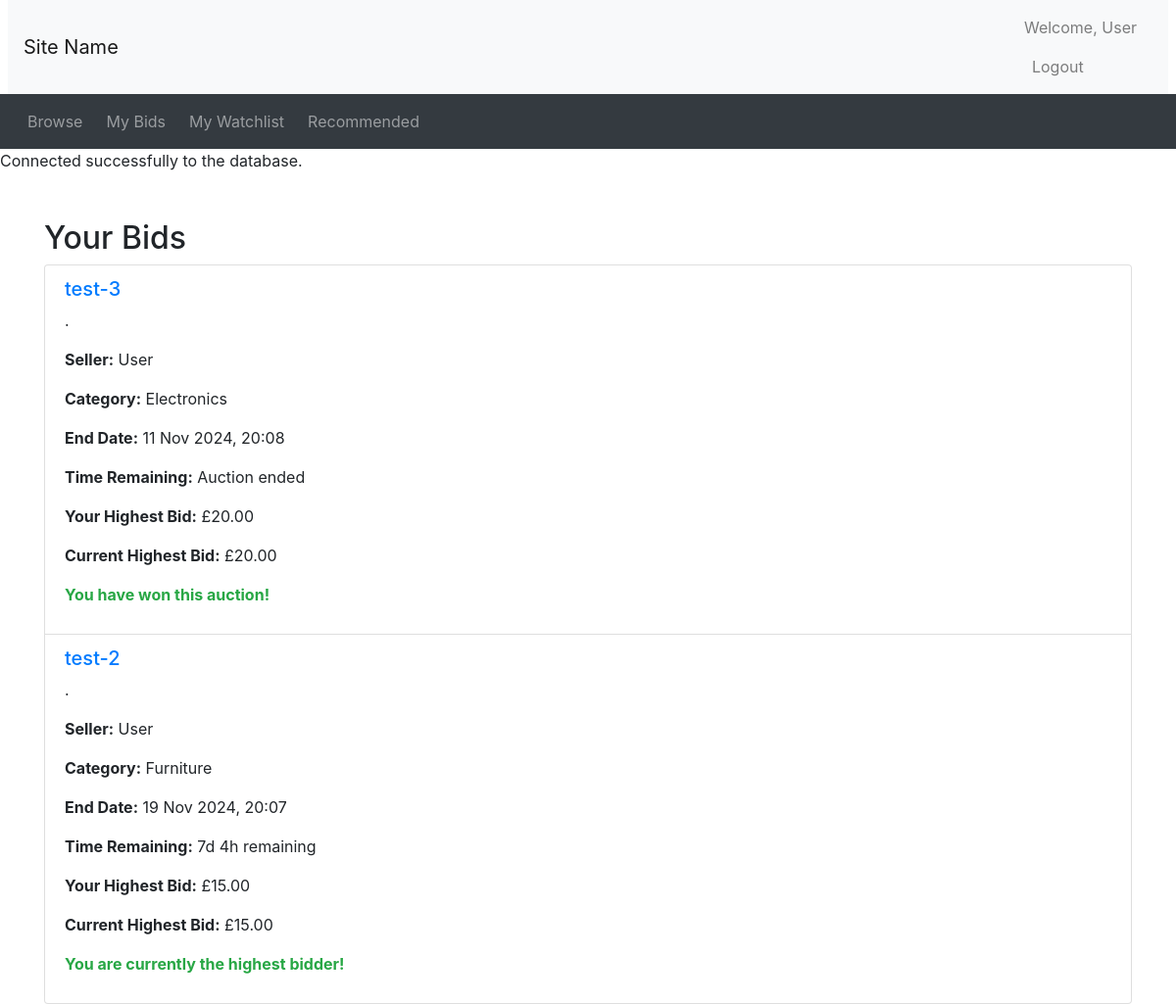
Screenshot of /mybids.php (signed in) with the database file from the repository.
### tables this page shows
CREATE TABLE `Auction` (
  `AuctionID` int(11) NOT NULL,
  `UserID` int(11) DEFAULT NULL,
  `ItemName` varchar(255) DEFAULT NULL,
  `Description` varchar(255) DEFAULT NULL,
  `CategoryID` int(11) NOT NULL,
  `ReservePrice` float DEFAULT NULL,
  `StartPrice` float DEFAULT NULL,
  `EndDate` datetime(6) DEFAULT NULL,
  `Views` int(11) DEFAULT 0,
  `Image` varchar(255) DEFAULT NULL
);

CREATE TABLE `Users` (
  `UserID` int(11) NOT NULL,
  `Username` varchar(255) DEFAULT NULL,
  `Email` varchar(255) DEFAULT NULL,
  `Password` varchar(255) DEFAULT NULL,
  `Role` varchar(255) DEFAULT NULL
);

CREATE TABLE `Category` (
  `CategoryID` int(11) NOT NULL,
  `CategoryName` varchar(255) DEFAULT NULL
);

### mybids.php (the view, shortened to what this page needs)
<?php
include_once("header.php");
include_once("utilities.php");
$userID = $_SESSION['UserID'];
$sql = "SELECT DISTINCT a.AuctionID, a.ItemName, a.Description, a.EndDate, a.StartPrice,
               c.CategoryName, u.UserName AS SellerName,
               (SELECT MAX(b2.BidAmount) FROM Bid b2 WHERE b2.AuctionID = a.AuctionID) AS HighestBid,
               (SELECT MAX(b3.BidAmount) FROM Bid b3 WHERE b3.AuctionID = a.AuctionID AND b3.UserID = ?) AS YourHighestBid
        FROM Bid b
        JOIN Auction a ON b.AuctionID = a.AuctionID
        JOIN Users u ON a.UserID = u.UserID
        JOIN Category c ON a.CategoryID = c.CategoryID
        WHERE b.UserID = ?
        ORDER BY a.EndDate ASC";
$stmt = $conn->prepare($sql);
$stmt->bind_param("ii", $userID, $userID);
$stmt->execute();
$result = $stmt->get_result();
echo "<div class='container mt-5'>";
echo "<h2>Your Bids</h2>";
if ($result->num_rows > 0) {
    echo "<ul class='list-group'>";
    while ($auction = $result->fetch_assoc()) {
        $now = new DateTime();
        $endDate = new DateTime($auction['EndDate']);
        $timeRemaining = $now < $endDate ? $endDate->diff($now) : null;
        $timeRemainingStr = $timeRemaining ? display_time_remaining($timeRemaining) . ' remaining' : 'Auction ended';
        $yourHighestBid = $auction['YourHighestBid'];
        $highestBid = $auction['HighestBid'];
        $isHighestBidder = ($yourHighestBid == $highestBid);
        echo "<li class='list-group-item'>";
        echo "<h5><a href='auction_details.php?auctionID=" . $auction['AuctionID'] . "'>" . htmlspecialchars($auction['ItemName']) . "</a></h5>";
        echo "<p>" . htmlspecialchars($auction['Description']) . "</p>";
        echo "<p><strong>Seller:</strong> " . htmlspecialchars($auction['SellerName']) . "</p>";
        echo "<p><strong>Category:</strong> " . htmlspecialchars($auction['CategoryName']) . "</p>";
        echo "<p><strong>End Date:</strong> " . htmlspecialchars(date("j M Y, H:i", strtotime($auction['EndDate']))) . "</p>";
        echo "<p><strong>Time Remaining:</strong> " . $timeRemainingStr . "</p>";
        echo "<p><strong>Your Highest Bid:</strong> £" . number_format($yourHighestBid, 2) . "</p>";
        echo "<p><strong>Current Highest Bid:</strong> £" . number_format($highestBid, 2) . "</p>";
        if ($isHighestBidder && $timeRemaining) {
            echo "<p class='text-success'><strong>You are currently the highest bidder!</strong></p>";
        } elseif (!$timeRemaining && $isHighestBidder) {
            echo "<p class='text-success'><strong>You have won this auction!</strong></p>";
        } elseif (!$timeRemaining && !$isHighestBidder) {
            echo "<p class='text-danger'><strong>You did not win this auction.</strong></p>";
        } else {
            echo "<p class='text-warning'><strong>You have been outbid.</strong></p>";
        }
        echo "</li>";
    }
    echo "</ul>";
} else {
    echo "<p>You have not placed any bids yet.</p>";
}
echo "</div>";
include_once("footer.php");
?>

### rows the page displays
auction: ItemName "test-3", Description ".", UserID.Username "User", CategoryID.CategoryName "Electronics", EndDate "11 Nov 2024, 20:08", timeRemainingStr "Auction ended", yourHighestBid "20.00", highestBid "20.00", shows "You have won this auction!"
auction: ItemName "test-2", Description ".", UserID.Username "User", CategoryID.CategoryName "Furniture", EndDate "19 Nov 2024, 20:07", EndDate "7d 4h remaining", yourHighestBid "15.00", highestBid "15.00", shows "You are currently the highest bidder!"

### other values shown
$_SESSION['Username'] "User"
